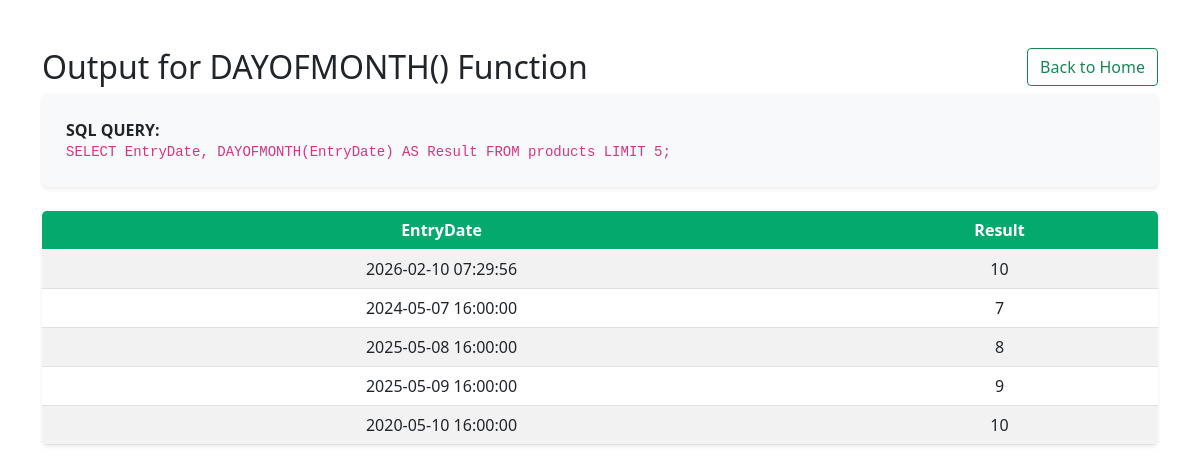
Page /Date_Functions/DAYOFMONTH_func.php on the committed database.
### tables this page shows
CREATE TABLE `products` (
  `ID` int(50) NOT NULL,
  `Category` varchar(50) NOT NULL,
  `ProductName` varchar(200) NOT NULL,
  `Quantity` int(50) NOT NULL,
  `Price` double NOT NULL,
  `EntryDate` timestamp NOT NULL DEFAULT current_timestamp() ON UPDATE current_timestamp(),
  `updated_at` timestamp NOT NULL DEFAULT current_timestamp(),
  `product_image` longblob NOT NULL
);

### Date_Functions/DAYOFMONTH_func.php (the view, shortened to what this page needs)
<?php
include '../db.php';
$sql = "SELECT EntryDate, DAYOFMONTH(EntryDate) AS Result FROM products LIMIT 5;";
$result = $conn->query($sql);
?>
<head>
    <link href="https://cdn.jsdelivr.net/npm/bootstrap@5.0.2/dist/css/bootstrap.min.css" rel="stylesheet">
</head>
<body>
<div class='container mt-5'>
<div class= d-flex justify-content-between align-items-center mb-4>
<h2>Output for DAYOFMONTH() Function</h2>
<div class=ms-auto><a class='btn btn-outline-success' href='../index.php'>Back to Home</a></div>
</div>
<div class="p-4 rounded-3 mb-4 shadow-sm" style="background-color: #f8f9fa;">
    <p class="mb-0"><strong>SQL QUERY:</strong>
    <br><code><?php echo $sql?></code></p>
</div>
<table class='table table-striped table-hover rounded-3 overflow-hidden shadow-sm'>
    <thead style='background-color:#04AA6D; color:white'>
        <tr>
            <th class=text-center>EntryDate</th>
            <th class=text-center>Result</th>
        </tr>
    </thead>
<?php
if ($result->num_rows > 0) {
    while($row = $result->fetch_assoc()) {
        echo "<tr>";
        echo "<td class='text-center'>" . $row['EntryDate'] . "</td>";
        echo "<td class='text-center'>" . $row['Result'] . "</td>";
        echo "</tr>";
    }
} else {
    echo "<tr><td colspan='1'>0 results found or query failed.</td></tr>";
}
echo "</table>";
echo "</div>";
?>
</body>

### rows in the picture
products: EntryDate "2026-02-10 07:29:56", Result "10"
products: EntryDate "2024-05-07 16:00:00", Result "7"
products: EntryDate "2025-05-08 16:00:00", Result "8"
products: EntryDate "2025-05-09 16:00:00", Result "9"
products: EntryDate "2020-05-10 16:00:00", Result "10"

### other values in the picture
$sql "SELECT EntryDate, DAYOFMONTH(EntryDate) AS Result FROM products LIMIT 5;"
